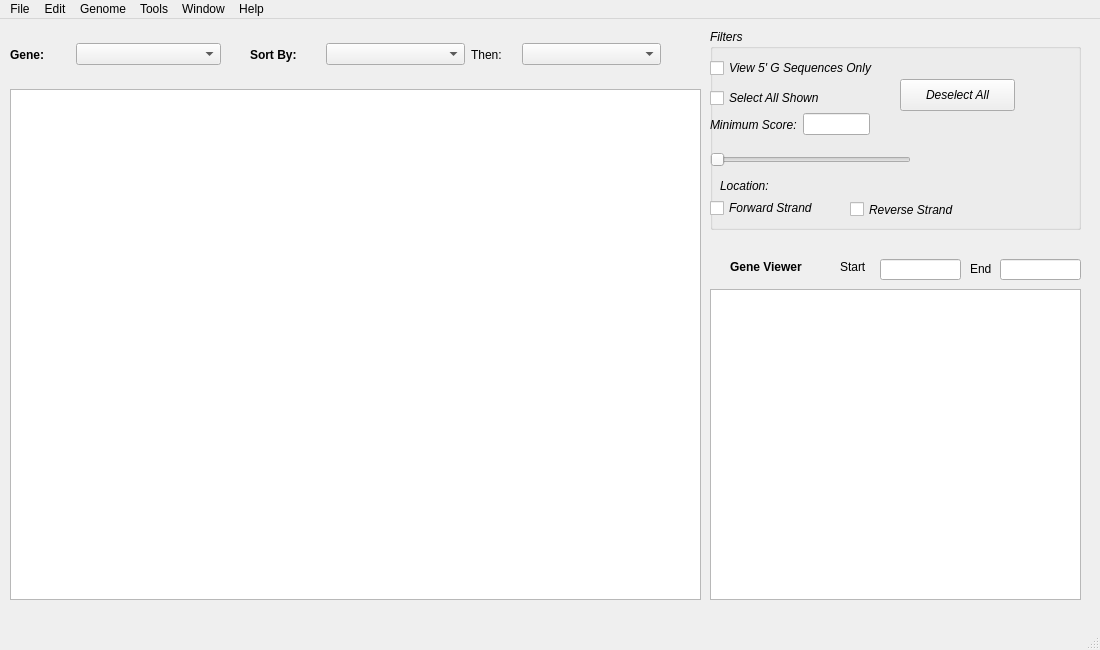
<?xml version="1.0" encoding="UTF-8"?>
<ui version="4.0">
 <class>MainWindow</class>
 <widget class="QMainWindow" name="MainWindow">
  <property name="geometry">
   <rect>
    <x>0</x>
    <y>0</y>
    <width>1100</width>
    <height>650</height>
   </rect>
  </property>
  <property name="windowTitle">
   <string>MainWindow</string>
  </property>
  <widget class="QWidget" name="centralwidget">
   <widget class="QTextEdit" name="geneViewer">
    <property name="geometry">
     <rect>
      <x>710</x>
      <y>270</y>
      <width>371</width>
      <height>311</height>
     </rect>
    </property>
   </widget>
   <widget class="QLabel" name="geneviewerLabel">
    <property name="geometry">
     <rect>
      <x>730</x>
      <y>240</y>
      <width>81</width>
      <height>16</height>
     </rect>
    </property>
    <property name="font">
     <font>
      <weight>75</weight>
      <bold>true</bold>
     </font>
    </property>
    <property name="text">
     <string>Gene Viewer</string>
    </property>
   </widget>
   <widget class="QLineEdit" name="lineEditStart">
    <property name="geometry">
     <rect>
      <x>880</x>
      <y>240</y>
      <width>81</width>
      <height>21</height>
     </rect>
    </property>
   </widget>
   <widget class="QLineEdit" name="lineEditEnd">
    <property name="geometry">
     <rect>
      <x>1000</x>
      <y>240</y>
      <width>81</width>
      <height>21</height>
     </rect>
    </property>
   </widget>
   <widget class="QLabel" name="startlabel">
    <property name="geometry">
     <rect>
      <x>840</x>
      <y>240</y>
      <width>41</width>
      <height>16</height>
     </rect>
    </property>
    <property name="text">
     <string>Start</string>
    </property>
   </widget>
   <widget class="QLabel" name="endLabel">
    <property name="geometry">
     <rect>
      <x>970</x>
      <y>240</y>
      <width>31</width>
      <height>20</height>
     </rect>
    </property>
    <property name="text">
     <string>End</string>
    </property>
   </widget>
   <widget class="QWidget" name="horizontalLayoutWidget_2">
    <property name="geometry">
     <rect>
      <x>10</x>
      <y>10</y>
      <width>211</width>
      <height>51</height>
     </rect>
    </property>
    <layout class="QHBoxLayout" name="horizontalLayout_2">
     <item>
      <widget class="QLabel" name="geneLabel">
       <property name="maximumSize">
        <size>
         <width>60</width>
         <height>16777215</height>
        </size>
       </property>
       <property name="font">
        <font>
         <weight>75</weight>
         <bold>true</bold>
        </font>
       </property>
       <property name="text">
        <string>Gene:</string>
       </property>
      </widget>
     </item>
     <item>
      <widget class="QComboBox" name="comboBoxGene"/>
     </item>
    </layout>
   </widget>
   <widget class="QWidget" name="horizontalLayoutWidget_3">
    <property name="geometry">
     <rect>
      <x>250</x>
      <y>10</y>
      <width>411</width>
      <height>51</height>
     </rect>
    </property>
    <layout class="QHBoxLayout" name="horizontalLayout_3">
     <item>
      <widget class="QLabel" name="sortbyLabel">
       <property name="maximumSize">
        <size>
         <width>70</width>
         <height>16777215</height>
        </size>
       </property>
       <property name="font">
        <font>
         <weight>75</weight>
         <bold>true</bold>
        </font>
       </property>
       <property name="text">
        <string>Sort By:</string>
       </property>
      </widget>
     </item>
     <item>
      <widget class="QComboBox" name="comboBoxSortby"/>
     </item>
     <item>
      <widget class="QLabel" name="sortbyLabel_2">
       <property name="maximumSize">
        <size>
         <width>45</width>
         <height>16777215</height>
        </size>
       </property>
       <property name="font">
        <font>
         <weight>50</weight>
         <bold>false</bold>
        </font>
       </property>
       <property name="text">
        <string>Then:</string>
       </property>
      </widget>
     </item>
     <item>
      <widget class="QComboBox" name="comboBox"/>
     </item>
    </layout>
   </widget>
   <widget class="QTableWidget" name="targetTable">
    <property name="geometry">
     <rect>
      <x>10</x>
      <y>70</y>
      <width>691</width>
      <height>511</height>
     </rect>
    </property>
   </widget>
   <widget class="QGroupBox" name="groupBox">
    <property name="geometry">
     <rect>
      <x>710</x>
      <y>10</y>
      <width>371</width>
      <height>201</height>
     </rect>
    </property>
    <property name="font">
     <font>
      <italic>true</italic>
     </font>
    </property>
    <property name="title">
     <string>Filters</string>
    </property>
    <widget class="QCheckBox" name="fivegseqCheckBox">
     <property name="geometry">
      <rect>
       <x>0</x>
       <y>30</y>
       <width>191</width>
       <height>18</height>
      </rect>
     </property>
     <property name="text">
      <string>View 5' G Sequences Only</string>
     </property>
    </widget>
    <widget class="QCheckBox" name="checkBoxSelectAll">
     <property name="geometry">
      <rect>
       <x>0</x>
       <y>60</y>
       <width>141</width>
       <height>18</height>
      </rect>
     </property>
     <property name="text">
      <string>Select All Shown</string>
     </property>
    </widget>
    <widget class="QPushButton" name="pushButton">
     <property name="geometry">
      <rect>
       <x>190</x>
       <y>50</y>
       <width>115</width>
       <height>32</height>
      </rect>
     </property>
     <property name="text">
      <string>Deselect All</string>
     </property>
    </widget>
    <widget class="QWidget" name="horizontalLayoutWidget">
     <property name="geometry">
      <rect>
       <x>0</x>
       <y>80</y>
       <width>160</width>
       <height>31</height>
      </rect>
     </property>
     <layout class="QHBoxLayout" name="horizontalLayout">
      <item>
       <widget class="QLabel" name="label_12">
        <property name="text">
         <string>Minimum Score:</string>
        </property>
       </widget>
      </item>
      <item>
       <widget class="QLineEdit" name="lineEdit"/>
      </item>
     </layout>
    </widget>
    <widget class="QSlider" name="scoreSlider">
     <property name="geometry">
      <rect>
       <x>0</x>
       <y>120</y>
       <width>201</width>
       <height>22</height>
      </rect>
     </property>
     <property name="orientation">
      <enum>Qt::Horizontal</enum>
     </property>
    </widget>
    <widget class="QLabel" name="locLabel">
     <property name="geometry">
      <rect>
       <x>10</x>
       <y>150</y>
       <width>56</width>
       <height>13</height>
      </rect>
     </property>
     <property name="text">
      <string>Location:</string>
     </property>
    </widget>
    <widget class="QCheckBox" name="checkBoxFwd">
     <property name="geometry">
      <rect>
       <x>0</x>
       <y>170</y>
       <width>131</width>
       <height>18</height>
      </rect>
     </property>
     <property name="text">
      <string>Forward Strand</string>
     </property>
    </widget>
    <widget class="QCheckBox" name="checkBoxRev">
     <property name="geometry">
      <rect>
       <x>140</x>
       <y>170</y>
       <width>131</width>
       <height>21</height>
      </rect>
     </property>
     <property name="text">
      <string>Reverse Strand</string>
     </property>
    </widget>
   </widget>
  </widget>
  <widget class="QMenuBar" name="menubar">
   <property name="geometry">
    <rect>
     <x>0</x>
     <y>0</y>
     <width>1100</width>
     <height>22</height>
    </rect>
   </property>
   <widget class="QMenu" name="menuFile">
    <property name="title">
     <string>File</string>
    </property>
    <addaction name="actionNew"/>
    <addaction name="actionOpen"/>
    <addaction name="actionOpen_Recent"/>
    <addaction name="actionSave"/>
    <addaction name="actionReset"/>
   </widget>
   <widget class="QMenu" name="menuEdit">
    <property name="title">
     <string>Edit</string>
    </property>
   </widget>
   <widget class="QMenu" name="menuGenome">
    <property name="title">
     <string>Genome</string>
    </property>
   </widget>
   <widget class="QMenu" name="menuTools">
    <property name="title">
     <string>Tools</string>
    </property>
    <addaction name="actionScore_Settings"/>
    <addaction name="actionDesign_Repair_Oligos"/>
    <addaction name="actionBatch_Off_Target_Analysis"/>
   </widget>
   <widget class="QMenu" name="menuWindow">
    <property name="title">
     <string>Window</string>
    </property>
   </widget>
   <widget class="QMenu" name="menuHelp">
    <property name="title">
     <string>Help</string>
    </property>
    <addaction name="actionDocumentation"/>
   </widget>
   <addaction name="menuFile"/>
   <addaction name="menuEdit"/>
   <addaction name="menuGenome"/>
   <addaction name="menuTools"/>
   <addaction name="menuWindow"/>
   <addaction name="menuHelp"/>
  </widget>
  <widget class="QStatusBar" name="statusbar"/>
  <action name="actionScore_Settings">
   <property name="text">
    <string>Score Settings</string>
   </property>
  </action>
  <action name="actionDesign_Repair_Oligos">
   <property name="text">
    <string>Design Repair Oligos...</string>
   </property>
  </action>
  <action name="actionBatch_Off_Target_Analysis">
   <property name="text">
    <string>Batch Off Target Analysis</string>
   </property>
  </action>
  <action name="actionNew">
   <property name="text">
    <string>New</string>
   </property>
  </action>
  <action name="actionOpen">
   <property name="text">
    <string>Open</string>
   </property>
  </action>
  <action name="actionOpen_Recent">
   <property name="text">
    <string>Open Recent</string>
   </property>
  </action>
  <action name="actionSave">
   <property name="text">
    <string>Save</string>
   </property>
  </action>
  <action name="actionReset">
   <property name="text">
    <string>Reset</string>
   </property>
  </action>
  <action name="actionDocumentation">
   <property name="text">
    <string>Documentation..</string>
   </property>
  </action>
 </widget>
 <resources/>
 <connections/>
</ui>
